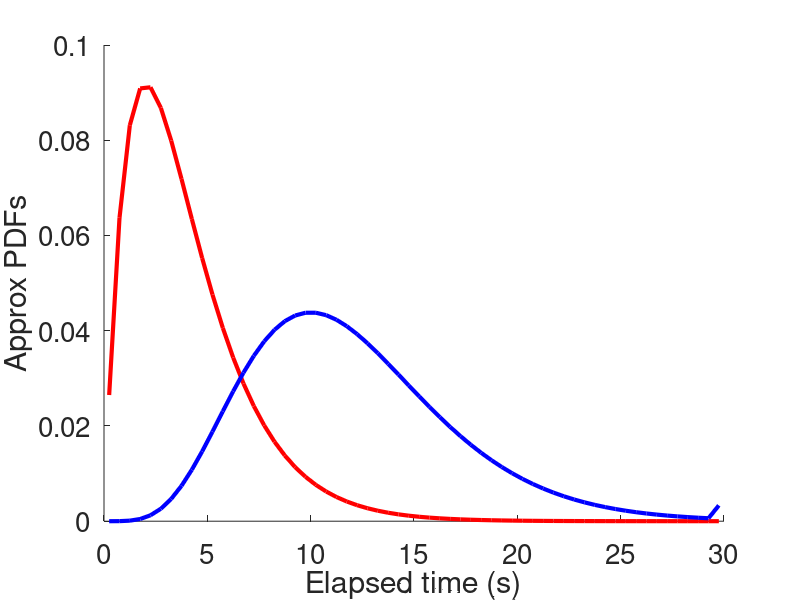
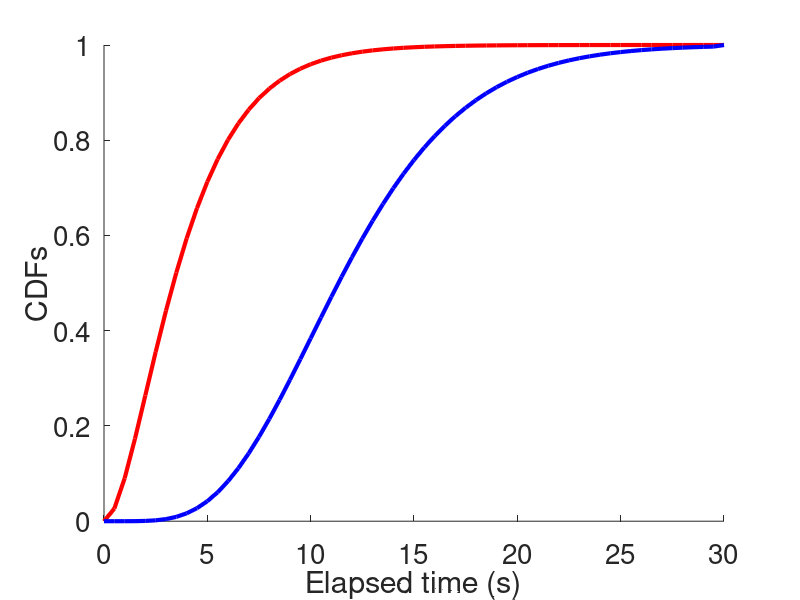
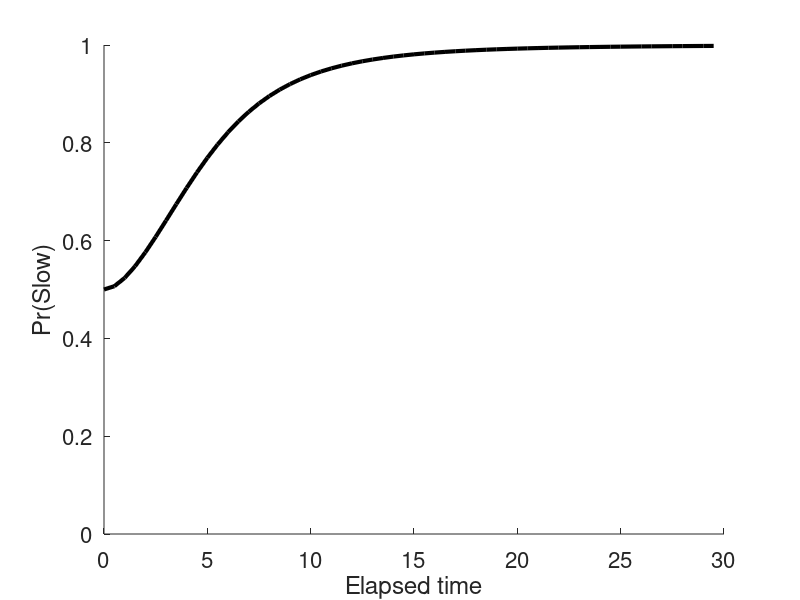
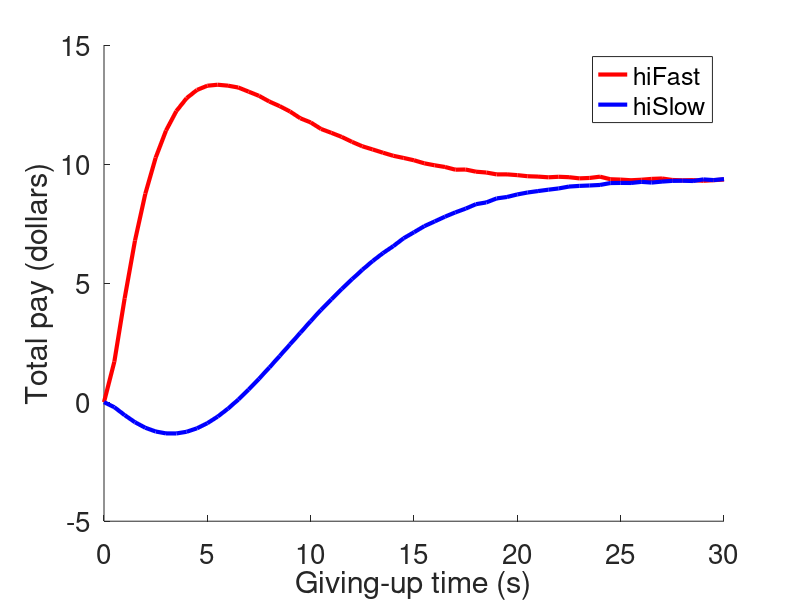

Source code (MATLAB) for these figures, in order:
function [] = optGUT2()
% normative analysis for a given set of parameters in the mixed exponential
% schedule.

% parameters
k_early = 2;
theta_early = 2;
k_late = 6;
theta_late = 2;
trunc = 30;
iti = 1;
rwdLo = -1;
rwdHi = 8;
duration = 60*40; % in s

tGrid = 0:0.5:trunc;
earlyCDF = @(t) gamcdf(t,k_early,theta_early);
earlyInv = @(p) gaminv(p,k_early,theta_early);
lateCDF = @(t) gamcdf(t,k_late,theta_late);
lateInv = @(p) gaminv(p,k_late,theta_late);

% truncated CDFs on the discrete axis
cdf_fast = earlyCDF(tGrid);
cdf_fast(end) = 1; % apply truncation
cdf_slow = lateCDF(tGrid);
cdf_slow(end) = 1; % apply truncation

% plot a histogram for the density function of the fast distribution
figure(1); clf;
hist_fast = diff(cdf_fast);
hist_slow = diff(cdf_slow);
xvals = tGrid(2:end) - tGrid(2)/2;
plot(xvals,hist_fast,'r-','LineWidth',3);
hold on;
plot(xvals,hist_slow,'b-','LineWidth',3);
ylim = get(gca,'YLim');
ylim(1) = 0;
set(gca,'box','off','fontsize',20,'YLim',ylim);
xlabel('Elapsed time (s)');
ylabel('Approx PDFs');

% plot CDFs
figure(2); clf;
plot(tGrid,cdf_fast,'r-','LineWidth',3);
hold on;
plot(tGrid,cdf_slow,'b-','LineWidth',3);
set(gca,'box','off','fontsize',20,'YLim',[0,1]);
xlabel('Elapsed time (s)');
ylabel('CDFs');

% plot of the probability, over time, that this trial is slow.
figure(3); clf;
pSlow = (1 - cdf_slow) ./ (2 - cdf_fast - cdf_slow);
plot(tGrid,pSlow,'k-','LineWidth',3);
set(gca,'box','off','FontSize',16,'YLim',[0,1]);
xlabel('Elapsed time');
ylabel('Pr(Slow)')

% plot payoff curves
payoffCurve.hiFast = getPayoffCurve(tGrid, iti, earlyCDF, earlyInv, lateCDF, lateInv, rwdHi, rwdLo);
payoffCurve.hiSlow = getPayoffCurve(tGrid, iti, earlyCDF, earlyInv, lateCDF, lateInv, rwdLo, rwdHi);

figure(4); clf;
h1 = plot(tGrid,duration*payoffCurve.hiFast./100,'r','LineWidth',3);
hold on;
h2 = plot(tGrid,duration*payoffCurve.hiSlow./100,'b','LineWidth',3);
set(gca,'box','off','fontsize',20);
xlabel('Giving-up time (s)');
ylabel('Total pay (dollars)');
legend([h1,h2],'hiFast','hiSlow');

condNames = {'hiFast', 'hiSlow'};
for cIdx = 1:2
    thisName = condNames{cIdx};
    [maxRate, maxIdx] = max(payoffCurve.(thisName));
    bestGUT = tGrid(maxIdx);
    patientRate = payoffCurve.(thisName)(end);
    fprintf('Results for the %s condition:\n',thisName)
    fprintf('  best GUT: %1.2f s\n',bestGUT);
    fprintf('  max earnings: $%1.2f in %1.1f minutes\n',maxRate*duration/100,duration/60);
    fprintf('  beats full persistence by $%1.2f (%1.1f%%)\n',...
        (maxRate-patientRate)*duration/100,100*(maxRate-patientRate)/patientRate);
end

end % main function 



% subfunction to return one policy payoff curve
function [payoffCurve] = getPayoffCurve(tGrid, iti, earlyCDF, earlyInv, lateCDF, lateInv, rwdFast, rwdSlow)

cdf_fast = earlyCDF(tGrid);
cdf_fast(end) = 1; % apply truncation
cdf_fast = 0.5 * cdf_fast; % adjust for mixing fraction
cdf_slow = lateCDF(tGrid);
cdf_slow(end) = 1; % apply truncation
cdf_slow = 0.5 * cdf_slow; % adjust for mixing fraction

% expected reward per trial, for each giving-up time
expReward = rwdFast*cdf_fast + rwdSlow*cdf_slow;

% mean delay if rewarded 
timeIfRwd_slow = zeros(size(tGrid)); % slow trials
timeIfRwd_fast = zeros(size(tGrid)); % fast trials
    % need to sample for this one.
for i = 2:numel(tGrid)
    this_t = tGrid(i);
    this_F = earlyCDF(this_t);
    timeIfRwd_fast(i) = mean(earlyInv(this_F*rand(10000,1)));
    this_F = lateCDF(this_t);
    timeIfRwd_slow(i) = mean(lateInv(this_F*rand(10000,1)));
end

% expected delay per trial, for each giving up time
% terms: (1) delay if rewarded from the fast component, (2) delay if
% rewarded from the slow component, (3) delay if quit or truncated, (4) iti
expDelay = cdf_fast.*timeIfRwd_fast + cdf_slow.*timeIfRwd_slow + tGrid.*(1 - cdf_fast - cdf_slow) + iti;

% expected reward per s
payoffCurve = expReward./expDelay;
payoffCurve(1) = 0; % replace the NaN at GUT=0

end % subfunction getPayoffCurve


